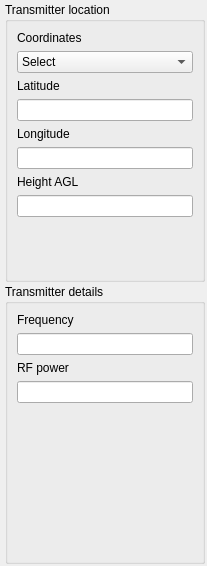
                   <widget class="QWidget" name="scroll_area_widget_contents_transmitter">
                    <property name="geometry">
                     <rect>
                      <x>0</x>
                      <y>0</y>
                      <width>207</width>
                      <height>566</height>
                     </rect>
                    </property>
                    <layout class="QVBoxLayout" name="verticalLayout_3">
                     <property name="spacing">
                      <number>2</number>
                     </property>
                     <property name="leftMargin">
                      <number>5</number>
                     </property>
                     <property name="topMargin">
                      <number>2</number>
                     </property>
                     <property name="rightMargin">
                      <number>2</number>
                     </property>
                     <property name="bottomMargin">
                      <number>2</number>
                     </property>
                     <item>
                      <widget class="QGroupBox" name="group_box_transmitter_location">
                       <property name="title">
                        <string>Transmitter location</string>
                       </property>
                       <layout class="QFormLayout" name="formLayout_2">
                        <item row="0" column="0">
                         <widget class="QLabel" name="label_tx_coordinates">
                          <property name="text">
                           <string>Coordinates</string>
                          </property>
                         </widget>
                        </item>
                        <item row="1" column="0" colspan="2">
                         <widget class="QComboBox" name="combo_box_tx_coordinates">
                          <item>
                           <property name="text">
                            <string>Select</string>
                           </property>
                          </item>
                          <item>
                           <property name="text">
                            <string>DD</string>
                           </property>
                          </item>
                          <item>
                           <property name="text">
                            <string>DMS</string>
                           </property>
                          </item>
                          <item>
                           <property name="text">
                            <string>MGRS</string>
                           </property>
                          </item>
                         </widget>
                        </item>
                        <item row="2" column="0">
                         <widget class="QLabel" name="label_tx_latitude">
                          <property name="text">
                           <string>Latitude</string>
                          </property>
                         </widget>
                        </item>
                        <item row="3" column="0" colspan="2">
                         <widget class="QLineEdit" name="input_tx_latitude"/>
                        </item>
                        <item row="6" column="0">
                         <widget class="QLabel" name="label_tx_height">
                          <property name="text">
                           <string>Height AGL</string>
                          </property>
                         </widget>
                        </item>
                        <item row="7" column="0" colspan="2">
                         <widget class="QLineEdit" name="input_tx_height"/>
                        </item>
                        <item row="4" column="0">
                         <widget class="QLabel" name="label_tx_longitude">
                          <property name="text">
                           <string>Longitude</string>
                          </property>
                         </widget>
                        </item>
                        <item row="5" column="0" colspan="2">
                         <widget class="QLineEdit" name="input_tx_longitude"/>
                        </item>
                       </layout>
                      </widget>
                     </item>
                     <item>
                      <widget class="QGroupBox" name="group_box_transmitter_details">
                       <property name="title">
                        <string>Transmitter details</string>
                       </property>
                       <layout class="QFormLayout" name="formLayout">
                        <item row="0" column="0">
                         <widget class="QLabel" name="label_tx_frequency">
                          <property name="text">
                           <string>Frequency</string>
                          </property>
                         </widget>
                        </item>
                        <item row="1" column="0" colspan="2">
                         <widget class="QLineEdit" name="input_tx_frequency"/>
                        </item>
                        <item row="2" column="0">
                         <widget class="QLabel" name="label_tx_rf_power">
                          <property name="text">
                           <string>RF power</string>
                          </property>
                          <property name="margin">
                           <number>0</number>
                          </property>
                         </widget>
                        </item>
                        <item row="3" column="0" colspan="2">
                         <widget class="QLineEdit" name="input_tx_rf_power"/>
                        </item>
                       </layout>
                      </widget>
                     </item>
                    </layout>
                   </widget>
